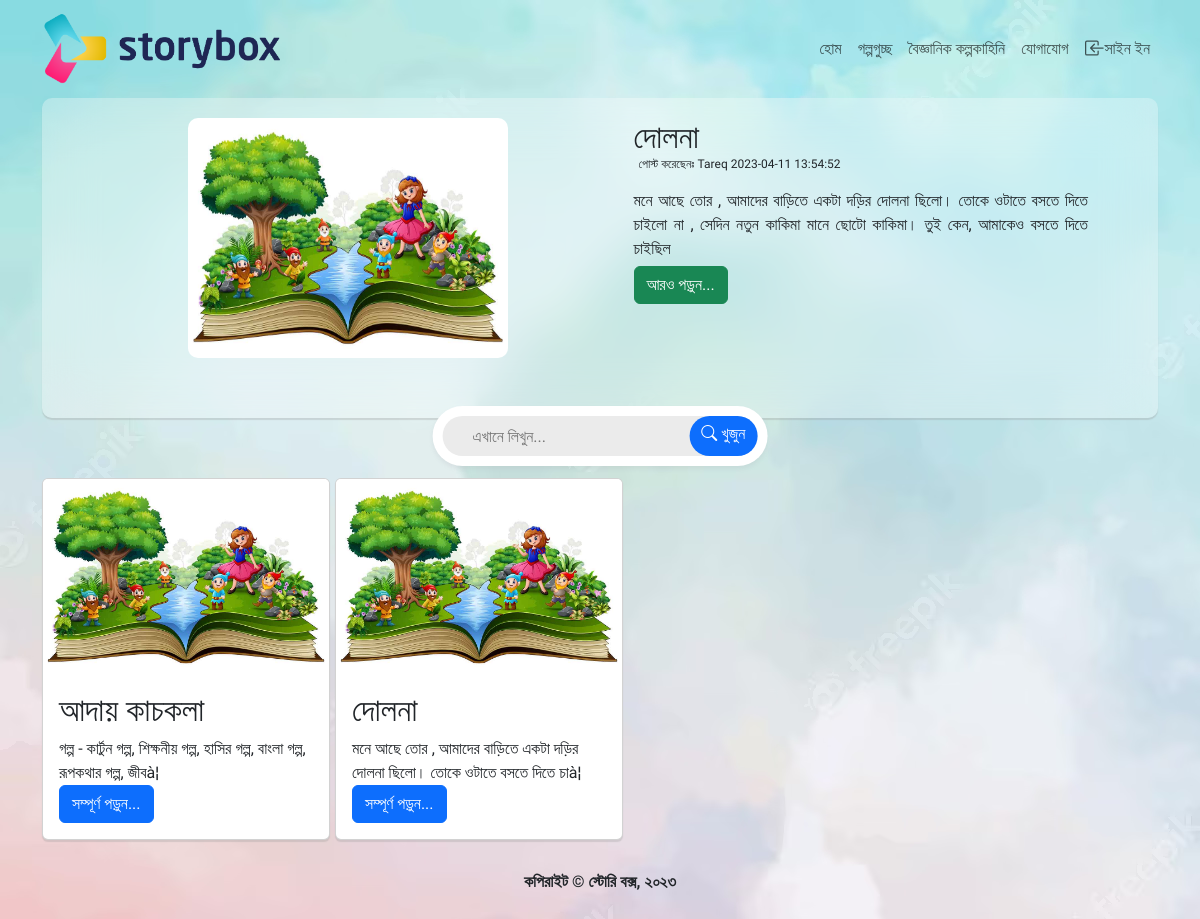
Before: / with the older database file.
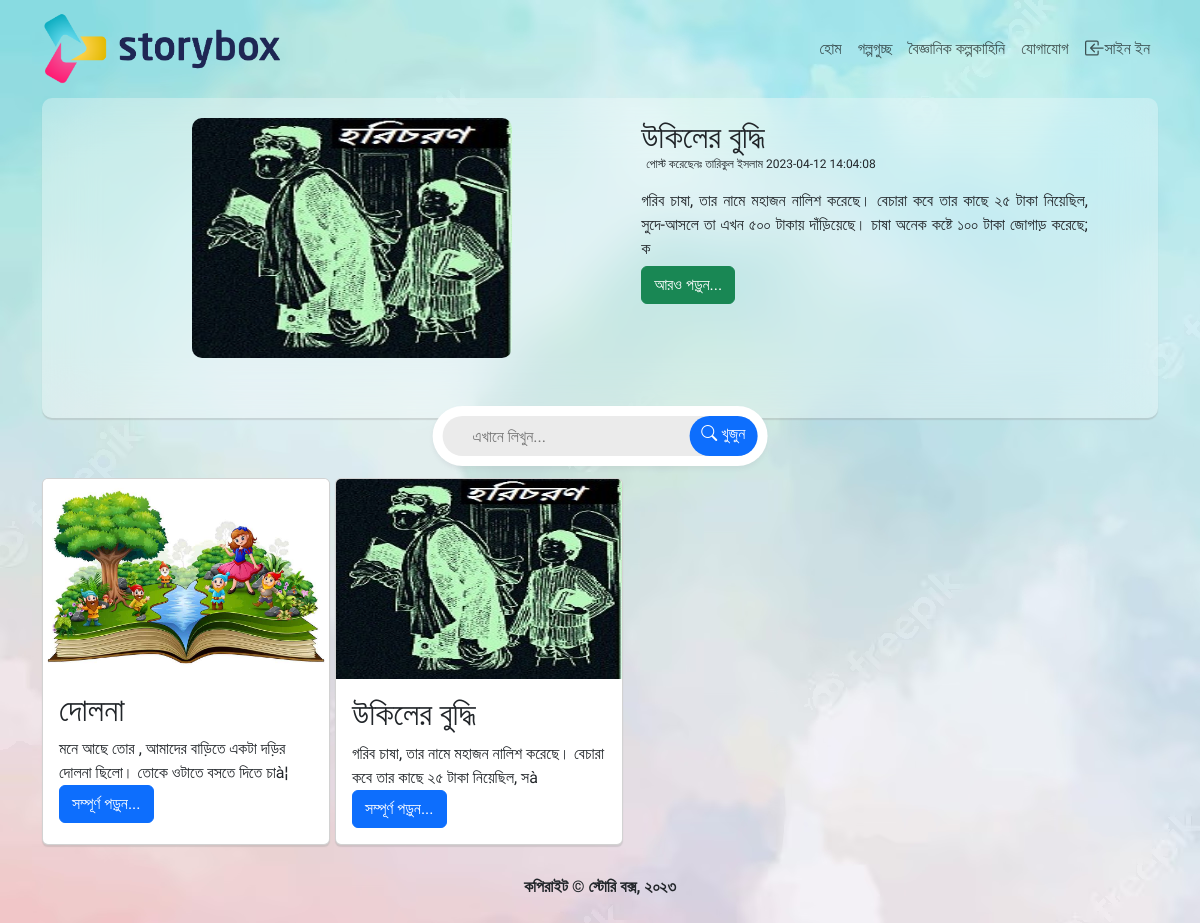
After: the same page with the newer database file.
### tables this page shows
CREATE TABLE `posts` (
  `post_id` int(11) NOT NULL,
  `post_category_id` int(255) NOT NULL,
  `post_title` text NOT NULL,
  `post_content` longtext NOT NULL,
  `post_author` text NOT NULL,
  `post_date` datetime NOT NULL,
  `post_image` text NOT NULL,
  `post_status` text NOT NULL,
  `post_tags` text NOT NULL,
  `post_views` int(11) NOT NULL
);

### index.php (the view)
<?php include 'includes/header.php' ?>
<section class="LatestStory">
    <div class="container">
        <div class="content">
            <div class="card-img">
            <?php
            $query = "SELECT * FROM posts ORDER BY post_id DESC LIMIT 1";
            $run = mysqli_query($connection, $query);
            while ($data = mysqli_fetch_assoc($run)) {
           ?>
                <img class="" src="images/<?php echo $data['post_image'] ?>" alt="" />
            </div>
            <div class="description">
                <h2 class="title">
                    <?php echo $data['post_title']; ?>
                </h2>
                <p class="author">
                    পোস্ট করেছেনঃ
                    <?php echo $data['post_author']; ?><span class="time">
                        <?php echo $data['post_date']; ?>
                    </span>
                </p>
                <p class="short">
                    <?php echo substr($data['post_content'],0,400); ?>
                </p>
                <a href="post.php?view=<?php echo $data['post_id'] ?>" class="btn btn-success b">আরও পড়ুন...</a>
            </div>
            <div class="search-bar">
                <input class="hidden" type="input" placeholder="এখানে লিখুন..." />
                <a href="" class="btn btn-primary"><i class="bi bi-search"></i> খুজুন</a>
            </div>
        </div>
        <?php } ?>
    </div>
</section>
<section class="more">
    <div class="container">
        <div class="grid">
            <?php
            $query = "SELECT * FROM posts";
            $run = mysqli_query($connection, $query);
            while ($data = mysqli_fetch_assoc($run)) {
                ?>
                <div class="card" style="width: 18rem;">
                    <div class="inner">
                        <img class="card-img-top" style="max-height:200px;width:100%" src="images/<?php echo $data['post_image'] ?>" alt="Card image cap" />
                    </div>
                    <div class="card-body">
                        <h2 class="card-title">
                            <?php echo $data['post_title'] ?>
                        </h2>
                        <p class="card-text">
                            <?php echo substr($data['post_content'], 0, 200) ?><br>
                            <a href="post.php?view=<?php echo $data['post_id'] ?>" class="btn btn-primary">সম্পূর্ণ
                                পড়ুন...</a>
                        </p>
                    </div>
                </div>
            <?php } ?>
        </div>
    </div>
</section>
<?php include "includes/footer.php" ?>

### includes/header.php (shortened to what this page needs)
<!DOCTYPE html>
<html lang="en">
<head>
    <link rel="stylesheet" href="https://cdn.jsdelivr.net/npm/bootstrap-icons@1.10.4/font/bootstrap-icons.css" />
    <link rel="stylesheet" href="css/style.css?v=<?php echo time(); ?>" />
    <link rel="stylesheet" href="css/bootstrap.css" />
    <link rel="stylesheet" href="css/post_style.css?v=<?php echo time(); ?>">
    <link rel="stylesheet" href="css/bootstrap.min.css" />
    <link rel="stylesheet" href="css/ad_style.css?v=<?php echo time(); ?>">
</head>
<body>
    <nav class="navbar navbar-expand-lg">
        <div class="container">
            <a href="index.php" class="navbar-brand"><img class="logo" src="images/logo.png" alt="" /></a>
            <div class="collapse navbar-collapse" id="navIcon">
                <ul class="navbar-nav ms-auto">
                    <li class="nav-item"><a href="index.php" class="nav-link">হোম</a></li>
                    <li class="nav-item"><a href="" class="nav-link">গল্পগুচ্ছ</a></li>
                    <li class="nav-item">
                        <a href="" class="nav-link">বৈজ্ঞানিক কল্পকাহিনি</a>
                    </li>
                    <li class="nav-item"><a href="contact.php" class="nav-link">যোগাযোগ</a></li>
                    <?php
                    if ($_SESSION['username']==='admin') { ?>
                        <li class="nav-item">
                            <a href="admin/" class="nav-link"><svg xmlns="http://www.w3.org/2000/svg" width="20" height="20"
                                    style="margin-top:-4px;margin-right:-4px" fill="currentColor" class="bi bi-person-gear"
                                    viewBox="0 0 16 16">
                                    <path
                                        d="M11 5a3 3 0 1 1-6 0 3 3 0 0 1 6 0ZM8 7a2 2 0 1 0 0-4 2 2 0 0 0 0 4Zm.256 7a4.474 4.474 0 0 1-.229-1.004H3c.001-.246.154-.986.832-1.664C4.484 10.68 5.711 10 8 10c.26 0 .507.009.74.025.226-.341.496-.65.804-.918C9.077 9.038 8.564 9 8 9c-5 0-6 3-6 4s1 1 1 1h5.256Zm3.63-4.54c.18-.613 1.048-.613 1.229 0l.043.148a.64.64 0 0 0 .921.382l.136-.074c.561-.306 1.175.308.87.869l-.075.136a.64.64 0 0 0 .382.92l.149.045c.612.18.612 1.048 0 1.229l-.15.043a.64.64 0 0 0-.38.921l.074.136c.305.561-.309 1.175-.87.87l-.136-.075a.64.64 0 0 0-.92.382l-.045.149c-.18.612-1.048.612-1.229 0l-.043-.15a.64.64 0 0 0-.921-.38l-.136.074c-.561.305-1.175-.309-.87-.87l.075-.136a.64.64 0 0 0-.382-.92l-.148-.045c-.613-.18-.613-1.048 0-1.229l.148-.043a.64.64 0 0 0 .382-.921l-.074-.136c-.306-.561.308-1.175.869-.87l.136.075a.64.64 0 0 0 .92-.382l.045-.148ZM14 12.5a1.5 1.5 0 1 0-3 0 1.5 1.5 0 0 0 3 0Z" />
                                </svg> এডমিন</a>
                        </li>
                        <li class="nav-item">
                            <a href="add-post.php" class="nav-link"><svg xmlns="http://www.w3.org/2000/svg" width="20"
                                    height="20" style="margin-top:-4px;margin-right:-2px" fill="currentColor"
                                    class="bi bi-pencil-square" viewBox="0 0 16 16">
                                    <path
                                        d="M15.502 1.94a.5.5 0 0 1 0 .706L14.459 3.69l-2-2L13.502.646a.5.5 0 0 1 .707 0l1.293 1.293zm-1.75 2.456-2-2L4.939 9.21a.5.5 0 0 0-.121.196l-.805 2.414a.25.25 0 0 0 .316.316l2.414-.805a.5.5 0 0 0 .196-.12l6.813-6.814z" />
                                    <path fill-rule="evenodd"
                                        d="M1 13.5A1.5 1.5 0 0 0 2.5 15h11a1.5 1.5 0 0 0 1.5-1.5v-6a.5.5 0 0 0-1 0v6a.5.5 0 0 1-.5.5h-11a.5.5 0 0 1-.5-.5v-11a.5.5 0 0 1 .5-.5H9a.5.5 0 0 0 0-1H2.5A1.5 1.5 0 0 0 1 2.5v11z" />
                                </svg> গল্প লিখুন</a>
                        </li>
                        <li class="nav-item">
                            <a href="logout.php" class="nav-link"><svg xmlns="http://www.w3.org/2000/svg" width="20"
                                    height="20" style="margin-top:-4px;margin-right:-1px" fill="currentColor"
                                    class="bi bi-box-arrow-left" viewBox="0 0 16 16">
                                    <path fill-rule="evenodd"
                                        d="M6 12.5a.5.5 0 0 0 .5.5h8a.5.5 0 0 0 .5-.5v-9a.5.5 0 0 0-.5-.5h-8a.5.5 0 0 0-.5.5v2a.5.5 0 0 1-1 0v-2A1.5 1.5 0 0 1 6.5 2h8A1.5 1.5 0 0 1 16 3.5v9a1.5 1.5 0 0 1-1.5 1.5h-8A1.5 1.5 0 0 1 5 12.5v-2a.5.5 0 0 1 1 0v2z" />
                                    <path fill-rule="evenodd"
                                        d="M.146 8.354a.5.5 0 0 1 0-.708l3-3a.5.5 0 1 1 .708.708L1.707 7.5H10.5a.5.5 0 0 1 0 1H1.707l2.147 2.146a.5.5 0 0 1-.708.708l-3-3z" />
                                </svg> সাইন আউট</a>
                        </li>
                    <?php } else if (basename($_SERVER['PHP_SELF']) == 'login.php') {
                    } else { ?>
                                <li class="nav-item">
                                    <a href="login.php" class="nav-link"> সাইন ইন</a>
                                </li>
                    <?php } ?>
                </ul>
            </div>
        </div>
    </nav>

### includes/footer.php
    <footer class="footer">
        <div class="container">
            <p class='text-center'>কপিরাইট &copy স্টোরি বক্স, ২০২৩</p>
        </div>
    </footer>
</body>
</html>

### css/style.css (style rules this page uses)
* { margin: 0; padding: 0; font-family: 'Tiro Bangla', serif; box-sizing: border-box; }
h2 { font-family: 'Galada', cursive; }
.logo { width: 30vh; }
body { background-image: url("../images/topbg.jpg"); }
.LatestStory { background-repeat: repeat; width: 100%; height: 500px; }
.container { box-sizing: border-box; }
.content { display: flex; justify-content: space-between; padding: 20px; background-color: rgba(255, 255, 255, 0.3); backdrop-filter: blur(25px); box-shadow: 0px 2px 1px rgba(152, 152, 152, 0.3); border-radius: 10px; width: 100%; height: 40vh; }
.card { background-color: rgba(255, 255, 255, 0.3); backdrop-filter: blur(25px); box-shadow: 0px 2px 1px rgba(152, 152, 152, 0.3); }
.card-img img { width: 100%; margin: 0 auto; height: 30vh; display: block; max-width: 40vh; border-radius: 10px; }
.short { text-align: justify; word-wrap: wrap; padding-right: 50px; margin: 0; }
.author { font-size: 12px; padding-left: 5px; margin-top: -10px; }
.b { margin-top: 5px; }
.search-bar { background: rgb(255, 255, 255); border-radius: 50px; box-shadow: 0px 3px 4px rgba(153, 155, 168, .15); padding: 10px; position: absolute; width: 30%; bottom: -15%; left: 50%; z-index: 999; transform: translateX(-50%); }
.search-bar input { width: 100%; padding: 0 30px; border-radius: 50px; border: none; font-size: 16px; position: relative; color: #333; height: 40px; background-color: #ebebeb; }
.search-bar a { position: absolute; right: 10px; height: 40px; border: none; align-items: center; color: white; top: 10px; border-radius: 25px; }
.grid { display: grid; grid-template-columns: 1fr 1fr 1fr 1fr ; grid-row-gap: 5px; grid-column-gap: 5px; }
.more { margin-top: -10%; }
.footer { text-align: center; margin: 30px; font-weight: 900; }

Changed rows visible on the page:
removed posts: post_image (picture), post_title "আদায় কাচকলা", post_content "গল্প - কার্টুন গল্প, শিক্ষনীয় গল্প, হাসির গল্প, বাংলা গল্প, রূপকথার গল্প, জীবà¦"
no longer on one of the page's lists (row unchanged): posts: post_title "দোলনা", post_author "Tareq", post_date "2023-04-11 13:54:52", post_content "মনে আছে তোর , আমাদের বাড়িতে একটা ‌দড়ির দোলনা ছিলো। তোকে ওটাতে বসতে দিতে চাইলো না‌ , সেদিন নতুন কাকিমা মানে ছোটো কাকিমা। তুই কেন, আমাকেও বসতে দিতে চাইছিল"
added posts: post_image (picture), post_title "উকিলের বুদ্ধি", post_author "তারিকুল ইসলাম", post_date "2023-04-12 14:04:08", post_content "গরিব চাষা, তার নামে মহাজন নালিশ করেছে। বেচারা কবে তার কাছে ২৫ টাকা নিয়েছিল, সুদে-আসলে তা এখন ৫০০ টাকায় দাঁড়িয়েছে। চাষা অনেক কষ্টে ১০০ টাকা জোগাড় করেছে; ক", post_content "গরিব চাষা, তার নামে মহাজন নালিশ করেছে। বেচারা কবে তার কাছে ২৫ টাকা নিয়েছিল, সà"
